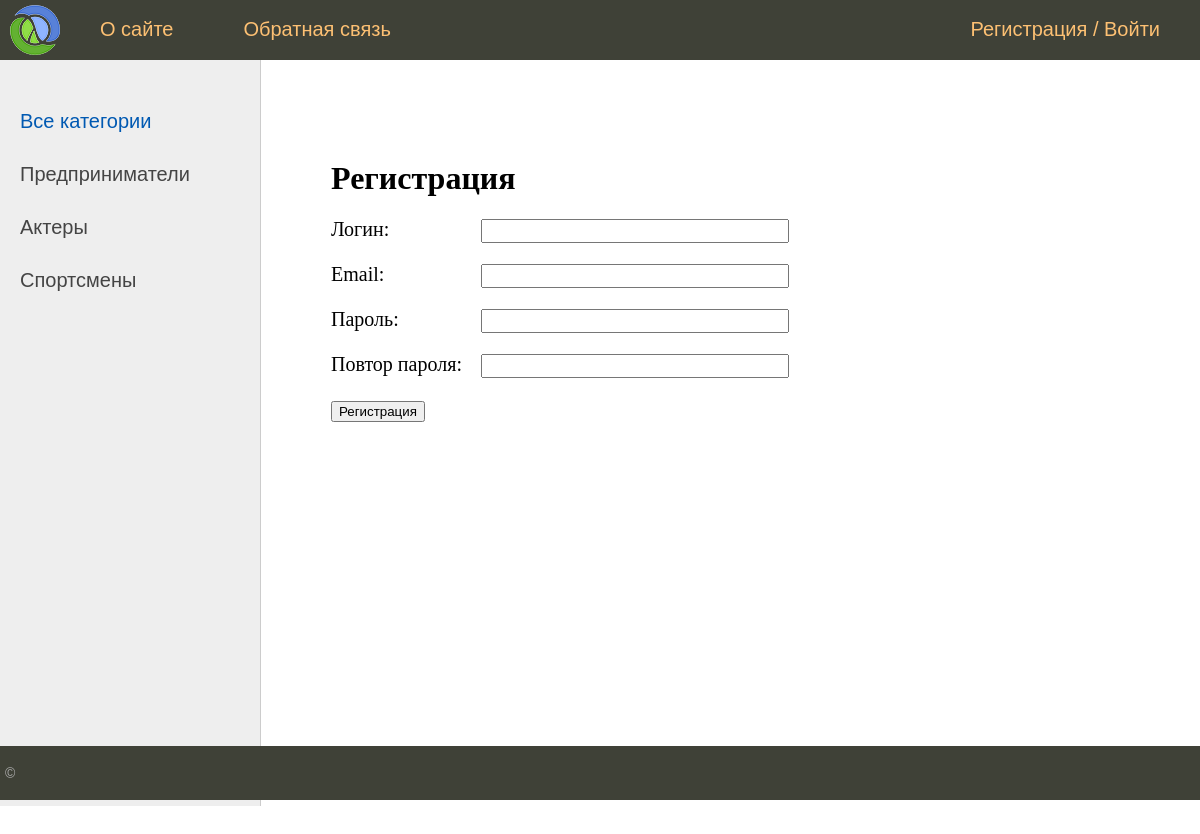
Screenshot of /register/ with the database file from the repository.
### man/models.py (models this page shows, shortened)
class Category(models.Model):
    name = models.CharField(max_length=50, db_index=True, verbose_name='Название категории')
    slug = models.SlugField(max_length=255, unique=True, db_index=True, verbose_name='URL')
    def get_absolute_url(self):
        return reverse('category', kwargs={'cat_slug': self.slug})
    class Meta:
        verbose_name = 'Категорию'
        verbose_name_plural = 'Категории'
        ordering = ['id']

### man/views.py (the view)
# urls.py: path("register/", RegisterUser.as_view(), name="register"),
class RegisterUser(DataMixin, CreateView):
    form_class = RegisterUserForm
    template_name = 'man/register.html'
    success_url = reverse_lazy('login')
    def get_context_data(self, *, object_list=None, **kwargs):
        context = super().get_context_data(**kwargs)
        c_def = self.get_user_context(title='Регистрация')
        return context | c_def

### man/forms.py
class RegisterUserForm(UserCreationForm):
    email = forms.EmailField(label="Email", widget=forms.EmailInput(attrs={'class': 'form-input'}))
    username = forms.CharField(label='Логин', widget=forms.TextInput(attrs={'class': 'form-input'}))
    password1 = forms.CharField(label='Пароль', widget=forms.PasswordInput(attrs={'class': 'form-input'}))
    password2 = forms.CharField(label='Повтор пароля', widget=forms.PasswordInput(attrs={'class': 'form-input'}))
    class Meta:
        model = User
        fields = ('username', 'email', 'password1', 'password2')

### man/utils.py (called while the page is built)
    def get_user_context(self, **kwargs):
        context = kwargs
        cats = Category.objects.all()
        user_menu = menu.copy()
        if not self.request.user.is_authenticated:
            user_menu.pop(1)
        context['menu'] = user_menu
        context['cats'] = cats
        if 'cat_selected' not in context:
            context['cat_selected'] = 0
        return context

### man/templates/man/register.html (shortened to what this page needs)
{% extends 'man/base.html' %}
{% block content %}
<h1>{{ title }}</h1>
<form method="post">
    {% for f in form %}
        <p><label for="{{ f.id_forl_label }}" class="form-label">{{ f.label }}:</label>{{f}}</p>
    {% endfor %}
    <button type="submit">Регистрация</button>
</form>
{% endblock content %}

### man/templates/man/base.html (shortened to what this page needs)
{% load static %}
{% load man_tags %}
<!DOCTYPE html>
<html>
<head>
	<link type="text/css" href="{% static 'man/css/styles.css' %}" rel="stylesheet" />
</head>
<body>
<table class="table-page" border=0 cellpadding="0" cellspacing="0">
<tr><td valign=top>
{% block mainmenu %}
		<div class="header">
			<ul id="mainmenu" class="mainmenu">
			<li class="logo"><a href="{% url 'index' %}"><div class="logo"></div></a></li>
			{% for item in menu %}
				<li><a href="{% url item.url_name %}">{{item.title}}</a></li>
			{% endfor %}
			{% if request.user.is_authenticated %}
				<li class="last">{{ user.username }} / <a href="{% url 'logout' %}">Выйти</a></li>
			{% else %}
				<li class="last">
					<a href="{% url 'register' %}">Регистрация</a> /
					<a href="{% url 'login' %}">Войти</a>
				</li>
			{% endif %}
			</ul>
		</div>
{% endblock mainmenu %}
<table class="table-content" border=0 cellpadding="0" cellspacing="0">
<tr>
	<td valign="top" class="left-chapters">
	<ul id="leftchapters">
		{% if cat_selected == 0 %}
			<li class="selected">Все категории</li>
			{% else %}
			<li><a href="{% url 'index' %}">Все категории</a></li>
		{% endif %}
{% for c in cats %}
	{% if c.pk == cat_selected %}
		<li class="selected">{{ c.name }}</li>
	{% else %}
		<li><a href="{{ c.get_absolute_url }}"> {{ c.name }} </a></li>
	{% endif %}
{% endfor %}
	</ul>
</td>
<td valign="top" class="content">
	<div class="content-text">
{% block content %}
{% endblock %}
	</div>
</td></tr></table>
</td></tr>
<tr><td valign=top>
	<div id="footer">
		<p>&copy; </p>
	</div>
</td></tr></table>
</body>
</html>

### man/static/man/css/styles.css (style rules this page uses)
html, body { font-family: 'Arial'; margin: 0; padding: 0; height: 100%; width: 100%; color: #444; }
a { color: #0059b2; text-decoration: none; }
.table-page { width: 100%; height: 100%; vertical-align: top; }
.table-page tr { height: 100%; }
.header { background: #3F4137; height: 60px; }
.logo { background: url('../images/logo.png') no-repeat 10px 5px; width: 70px; height: 60px; }
ul.mainmenu { list-style: none; margin: 0; padding: 0; height: 60px; color: #fdc073; font-size: 20px; overflow: hidden; }
ul.mainmenu li { float: left; margin: 18px 40px 0 30px; }
ul.mainmenu li.logo { margin: 0; }
ul.mainmenu li.last { float: right; }
ul.mainmenu li a { color: #fdc073; text-decoration: none; }
.table-content { width: 100%; min-height: 100%; height: 100%; }
.left-chapters { margin: 0; background: #eee; border-right: 1px solid #ccc; min-height: 100%; }
.left-chapters ul { width: 230px; min-height: 100%; margin: 0; padding: 20px 10px 10px 20px; list-style: none; font-size: 20px; }
.left-chapters ul li { margin: 30px 0 0 0; color: #999; }
.left-chapters ul li.selected { color: #0059b2; }
.left-chapters ul li a { color: #444; text-decoration: none; }
.content { padding: 40px 20px 20px 40px; width: 100%; box-sizing: border-box; }
.content-text { margin: 60px 0 0 30px; color: #000; font-size: 20px; font-family: Yandex Sans Display Light; }
.content-text h1 { font-size: 32px; }
#footer { box-sizing: border-box; background: #3F4137; padding: 5px; color: #aaa; font-size: 14px; font-family: Verdana, Geneva, Arial, Helvetica; text-align: left; overflow: hidden; }
.form-input { width: 300px; font-size: 16px; }
.form-label { display: inline-block; min-width: 150px; vertical-align: top; }

### rows the page displays
Category: name "Предприниматели"
Category: name "Актеры"
Category: name "Спортсмены"

### other values shown
{{ item.title }} "О сайте" "Обратная связь"
{{ title }} "Регистрация"
{{ f.label }} "Логин" "Email" "Пароль" "Повтор пароля"
